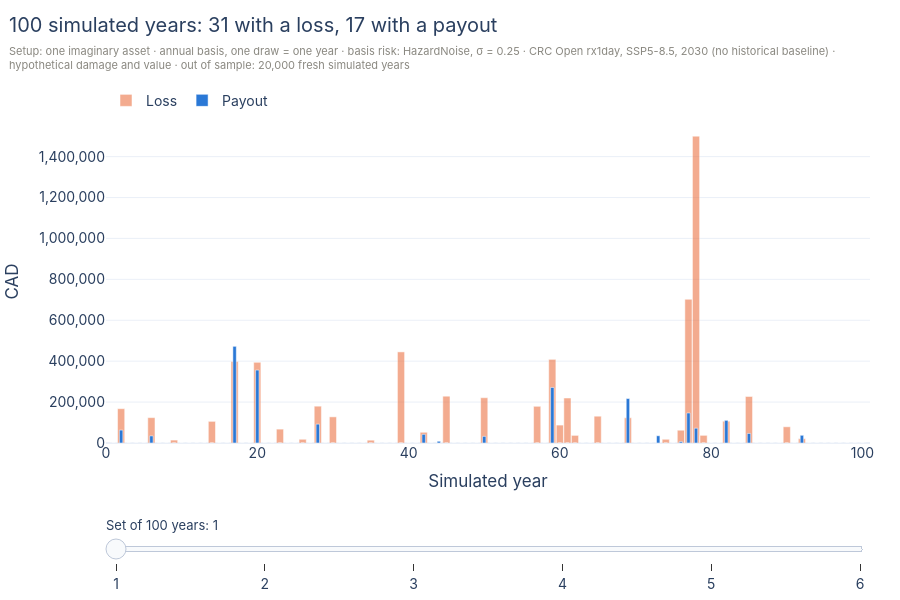

The notebook cell saved with this chart:
### Markdown cell above
> 💡 **Key idea: the contract is a function.** A cover is an **index**, a
> **payout function** and a currency. Here
> `payout = 500,000 × clip((rain − 45) / (75 − 45), 0, 1)`. The module also ships
> step, piecewise-linear and all-or-nothing payouts, and takes your own. The terms
> are just data, so a cover can be saved, hashed and compared exactly
> (`first_cover.to_json()`, `first_cover.definition_hash`).

## 2. How often does it pay?

The brewery pays its premium every year. The payout comes only sometimes. Here
are 100 simulated years, with the loss and the payout of each. Drag the slider to
roll another 100.

### Code cell
first_row = evaluate(first_cover, fresh_years, split="out_of_sample", design_sample=design_years).to_pylist()[0]

CENTURIES = 3 if CI else 6
years_axis = np.arange(1, 101)
fig = go.Figure()
for century in range(CENTURIES):
    start, stop = century * 100, (century + 1) * 100
    fig.add_trace(go.Bar(x=years_axis, y=loss_years[start:stop], name="Loss", marker_color=ORANGE, opacity=0.55,
                         visible=century == 0, width=0.95, hovertemplate="Year %{x}: loss CAD %{y:,.0f}<extra></extra>"))
    fig.add_trace(go.Bar(x=years_axis, y=paid[start:stop], name="Payout", marker_color=BLUE,
                         visible=century == 0, width=0.45, hovertemplate="Year %{x}: payout CAD %{y:,.0f}<extra></extra>"))


def century_title(century):
    start, stop = century * 100, (century + 1) * 100
    return (f"100 simulated years: {(loss_years[start:stop] > 0).sum()} with a loss, "
            f"{(paid[start:stop] > 0).sum()} with a payout")


steps = [dict(method="update", label=str(century + 1),
              args=[{"visible": [trace // 2 == century for trace in range(2 * CENTURIES)]},
                    {"title.text": century_title(century)}])
         for century in range(CENTURIES)]
layout(fig, century_title(0), SETUP, barmode="overlay", bargap=0.2,
       xaxis=dict(title="Simulated year", range=[0, 101]), yaxis=dict(title="CAD", tickformat=",.0f", rangemode="tozero"),
       legend=dict(orientation="h", yanchor="bottom", y=1.01, x=0), height=600, bottom=130,
       sliders=[dict(active=0, currentvalue=dict(prefix="Set of 100 years: ", font=dict(size=13)), pad=dict(t=70), steps=steps)])
fig.show()

print(f"Across all {N_YEARS:,} fresh years: the cover pays in {first_row['payout_frequency']:.1%} of years "
      f"(about 1 in {1 / first_row['payout_frequency']:.0f}), and the brewery has a loss in {(loss_years > 0).mean():.1%} of years.")

### Figure 1 — Plotly figure (JSON) as saved in the notebook; plotly's stock layout.template omitted (floating-point values rounded to 4 significant figures)
{"data": [{"hovertemplate": "Year %{x}: loss CAD %{y:,.0f}<extra></extra>", "marker": {"color": "#eb6834"}, "name": "Loss", "opacity": 0.55, "type": "bar", "visible": true, "width": 0.95, "x": [1, 2, 3, 4, 5, 6, 7, 8, 9, 10, 11, 12, 13, 14, 15, 16, 17, 18, 19, 20, 21, 22, 23, 24, 25, 26, 27, 28, 29, 30, 31, 32, 33, 34, 35, 36, 37, 38, 39, 40, 41, 42, 43, 44, 45, 46, 47, 48, 49, 50, 51, 52, 53, 54, 55, 56, 57, 58, 59, 60, 61, 62, 63, 64, 65, 66, 67, 68, 69, 70, 71, 72, 73, 74, 75, 76, 77, 78, 79, 80, 81, 82, 83, 84, 85, 86, 87, 88, 89, 90, 91, 92, 93, 94, 95, 96, 97, 98, 99, 100], "y": [0.0, 167900.0, 0.0, 0.0, 0.0, 124000.0, 0.0, 0.0, 14340.0, 0.0, 0.0, 0.0, 0.0, 105800.0, 0.0, 0.0, 398700.0, 0.0, 0.0, 394500.0, 0.0, 0.0, 67900.0, 0.0, 0.0, 18240.0, 0.0, 180000.0, 0.0, 127800.0, 0.0, 0.0, 0.0, 0.0, 13780.0, 0.0, 0.0, 0.0, 445400.0, 0.0, 0.0, 52510.0, 0.0, 0.0, 228800.0, 0.0, 0.0, 0.0, 0.0, 221300.0, 0.0, 0.0, 0.0, 0.0, 0.0, 0.0, 179400.0, 0.0, 408900.0, 87570.0, 219900.0, 37180.0, 0.0, 0.0, 131000.0, 0.0, 0.0, 0.0, 123400.0, 0.0, 0.0, 0.0, 0.0, 18190.0, 0.0, 62460.0, 702700.0, 1500000.0, 37470.0, 0.0, 0.0, 106500.0, 0.0, 0.0, 227500.0, 0.0, 0.0, 0.0, 0.0, 79360.0, 0.0, 21090.0, 0.0, 0.0, 0.0, 0.0, 0.0, 0.0, 0.0, 0.0]}, {"hovertemplate": "Year %{x}: payout CAD %{y:,.0f}<extra></extra>", "marker": {"color": "#2a78d6"}, "name": "Payout", "type": "bar", "visible": true, "width": 0.45, "x": [1, 2, 3, 4, 5, 6, 7, 8, 9, 10, 11, 12, 13, 14, 15, 16, 17, 18, 19, 20, 21, 22, 23, 24, 25, 26, 27, 28, 29, 30, 31, 32, 33, 34, 35, 36, 37, 38, 39, 40, 41, 42, 43, 44, 45, 46, 47, 48, 49, 50, 51, 52, 53, 54, 55, 56, 57, 58, 59, 60, 61, 62, 63, 64, 65, 66, 67, 68, 69, 70, 71, 72, 73, 74, 75, 76, 77, 78, 79, 80, 81, 82, 83, 84, 85, 86, 87, 88, 89, 90, 91, 92, 93, 94, 95, 96, 97, 98, 99, 100], "y": [0.0, 63010.0, 0.0, 0.0, 0.0, 34720.0, 0.0, 0.0, 0.0, 0.0, 0.0, 0.0, 0.0, 0.0, 0.0, 0.0, 472600.0, 0.0, 0.0, 356500.0, 0.0, 0.0, 0.0, 0.0, 0.0, 0.0, 0.0, 92150.0, 0.0, 0.0, 0.0, 0.0, 0.0, 0.0, 0.0, 0.0, 0.0, 0.0, 0.0, 0.0, 0.0, 42280.0, 0.0, 8471.0, 0.0, 0.0, 0.0, 0.0, 0.0, 32340.0, 0.0, 0.0, 0.0, 0.0, 0.0, 0.0, 0.0, 0.0, 271400.0, 0.0, 0.0, 0.0, 0.0, 0.0, 0.0, 0.0, 0.0, 0.0, 217300.0, 0.0, 0.0, 0.0, 35290.0, 0.0, 0.0, 6588.0, 146600.0, 72150.0, 0.0, 0.0, 0.0, 110700.0, 0.0, 0.0, 46610.0, 0.0, 0.0, 0.0, 0.0, 0.0, 0.0, 37650.0, 0.0, 0.0, 0.0, 0.0, 0.0, 0.0, 0.0, 0.0]}, {"hovertemplate": "Year %{x}: loss CAD %{y:,.0f}<extra></extra>", "marker": {"color": "#eb6834"}, "name": "Loss", "opacity": 0.55, "type": "bar", "visible": false, "width": 0.95, "x": [1, 2, 3, 4, 5, 6, 7, 8, 9, 10, 11, 12, 13, 14, 15, 16, 17, 18, 19, 20, 21, 22, 23, 24, 25, 26, 27, 28, 29, 30, 31, 32, 33, 34, 35, 36, 37, 38, 39, 40, 41, 42, 43, 44, 45, 46, 47, 48, 49, 50, 51, 52, 53, 54, 55, 56, 57, 58, 59, 60, 61, 62, 63, 64, 65, 66, 67, 68, 69, 70, 71, 72, 73, 74, 75, 76, 77, 78, 79, 80, 81, 82, 83, 84, 85, 86, 87, 88, 89, 90, 91, 92, 93, 94, 95, 96, 97, 98, 99, 100], "y": [152000.0, 0.0, 0.0, 0.0, 59810.0, 0.0, 0.0, 0.0, 0.0, 0.0, 0.0, 99220.0, 0.0, 303900.0, 0.0, 0.0, 0.0, 0.0, 0.0, 42000.0, 0.0, 0.0, 34650.0, 0.0, 0.0, 0.0, 0.0, 0.0, 0.0, 0.0, 32690.0, 0.0, 0.0, 0.0, 488000.0, 0.0, 100800.0, 0.0, 0.0, 38460.0, 0.0, 0.0, 37770.0, 0.0, 0.0, 311400.0, 0.0, 17710.0, 0.0, 258200.0, 0.0, 0.0, 0.0, 0.0, 0.0, 26180.0, 0.0, 0.0, 0.0, 0.0, 0.0, 46030.0, 361800.0, 0.0, 128200.0, 0.0, 10540.0, 85860.0, 0.0, 560700.0, 0.0, 56070.0, 0.0, 0.0, 0.0, 0.0, 82550.0, 115000.0, 0.0, 0.0, 441400.0, 178300.0, 0.0, 62400.0, 207700.0, 0.0, 0.0, 0.0, 0.0, 0.0, 0.0, 0.0, 0.0, 0.0, 0.0, 0.0, 0.0, 0.0, 772800.0, 3894.0]}, {"hovertemplate": "Year %{x}: payout CAD %{y:,.0f}<extra></extra>", "marker": {"color": "#2a78d6"}, "name": "Payout", "type": "bar", "visible": false, "width": 0.45, "x": [1, 2, 3, 4, 5, 6, 7, 8, 9, 10, 11, 12, 13, 14, 15, 16, 17, 18, 19, 20, 21, 22, 23, 24, 25, 26, 27, 28, 29, 30, 31, 32, 33, 34, 35, 36, 37, 38, 39, 40, 41, 42, 43, 44, 45, 46, 47, 48, 49, 50, 51, 52, 53, 54, 55, 56, 57, 58, 59, 60, 61, 62, 63, 64, 65, 66, 67, 68, 69, 70, 71, 72, 73, 74, 75, 76, 77, 78, 79, 80, 81, 82, 83, 84, 85, 86, 87, 88, 89, 90, 91, 92, 93, 94, 95, 96, 97, 98, 99, 100], "y": [214500.0, 0.0, 0.0, 0.0, 33920.0, 0.0, 0.0, 0.0, 0.0, 0.0, 0.0, 79750.0, 0.0, 121400.0, 0.0, 0.0, 0.0, 0.0, 0.0, 0.0, 0.0, 0.0, 0.0, 0.0, 0.0, 0.0, 0.0, 0.0, 0.0, 0.0, 154500.0, 0.0, 0.0, 0.0, 164800.0, 0.0, 281900.0, 0.0, 0.0, 62130.0, 0.0, 0.0, 0.0, 39850.0, 0.0, 101500.0, 0.0, 0.0, 0.0, 161800.0, 0.0, 0.0, 0.0, 0.0, 0.0, 233400.0, 0.0, 0.0, 0.0, 0.0, 0.0, 89410.0, 2228.0, 0.0, 0.0, 0.0, 0.0, 0.0, 0.0, 193200.0, 0.0, 0.0, 0.0, 0.0, 0.0, 0.0, 0.0, 0.0, 0.0, 0.0, 86100.0, 0.0, 39290.0, 0.0, 89680.0, 0.0, 0.0, 0.0, 0.0, 0.0, 0.0, 0.0, 0.0, 0.0, 0.0, 0.0, 0.0, 0.0, 131600.0, 0.0]}, {"hovertemplate": "Year %{x}: loss CAD %{y:,.0f}<extra></extra>", "marker": {"color": "#eb6834"}, "name": "Loss", "opacity": 0.55, "type": "bar", "visible": false, "width": 0.95, "x": [1, 2, 3, 4, 5, 6, 7, 8, 9, 10, 11, 12, 13, 14, 15, 16, 17, 18, 19, 20, 21, 22, 23, 24, 25, 26, 27, 28, 29, 30, 31, 32, 33, 34, 35, 36, 37, 38, 39, 40, 41, 42, 43, 44, 45, 46, 47, 48, 49, 50, 51, 52, 53, 54, 55, 56, 57, 58, 59, 60, 61, 62, 63, 64, 65, 66, 67, 68, 69, 70, 71, 72, 73, 74, 75, 76, 77, 78, 79, 80, 81, 82, 83, 84, 85, 86, 87, 88, 89, 90, 91, 92, 93, 94, 95, 96, 97, 98, 99, 100], "y": [0.0, 0.0, 0.0, 0.0, 0.0, 0.0, 0.0, 283000.0, 287200.0, 0.0, 0.0, 0.0, 0.0, 0.0, 11360.0, 0.0, 61970.0, 27100.0, 0.0, 141000.0, 256400.0, 0.0, 0.0, 74380.0, 0.0, 0.0, 0.0, 334100.0, 259800.0, 0.0, 0.0, 0.0, 47100.0, 378700.0, 0.0, 0.0, 323500.0, 0.0, 0.0, 85130.0, 0.0, 180300.0, 0.0, 0.0, 0.0, 94600.0, 0.0, 0.0, 70840.0, 0.0, 0.0, 0.0, 0.0, 0.0, 0.0, 92050.0, 0.0, 0.0, 0.0, 44590.0, 0.0, 0.0, 0.0, 0.0, 0.0, 0.0, 33550.0, 0.0, 0.0, 0.0, 0.0, 0.0, 0.0, 8640.0, 0.0, 0.0, 0.0, 0.0, 0.0, 94630.0, 0.0, 0.0, 0.0, 0.0, 1172.0, 0.0, 0.0, 383.6, 0.0, 8449.0, 0.0, 0.0, 0.0, 0.0, 0.0, 711200.0, 0.0, 0.0, 0.0, 0.0]}, {"hovertemplate": "Year %{x}: payout CAD %{y:,.0f}<extra></extra>", "marker": {"color": "#2a78d6"}, "name": "Payout", "type": "bar", "visible": false, "width": 0.45, "x": [1, 2, 3, 4, 5, 6, 7, 8, 9, 10, 11, 12, 13, 14, 15, 16, 17, 18, 19, 20, 21, 22, 23, 24, 25, 26, 27, 28, 29, 30, 31, 32, 33, 34, 35, 36, 37, 38, 39, 40, 41, 42, 43, 44, 45, 46, 47, 48, 49, 50, 51, 52, 53, 54, 55, 56, 57, 58, 59, 60, 61, 62, 63, 64, 65, 66, 67, 68, 69, 70, 71, 72, 73, 74, 75, 76, 77, 78, 79, 80, 81, 82, 83, 84, 85, 86, 87, 88, 89, 90, 91, 92, 93, 94, 95, 96, 97, 98, 99, 100], "y": [0.0, 0.0, 0.0, 0.0, 0.0, 0.0, 0.0, 189000.0, 14860.0, 0.0, 0.0, 0.0, 0.0, 0.0, 0.0, 0.0, 23480.0, 0.0, 0.0, 0.0, 44930.0, 0.0, 0.0, 0.0, 0.0, 0.0, 0.0, 0.0, 0.0, 0.0, 0.0, 0.0, 28050.0, 57490.0, 0.0, 0.0, 0.0, 0.0, 0.0, 146300.0, 0.0, 0.0, 0.0, 0.0, 0.0, 0.0, 0.0, 0.0, 0.0, 0.0, 0.0, 0.0, 0.0, 0.0, 0.0, 0.0, 0.0, 0.0, 0.0, 0.0, 0.0, 0.0, 0.0, 0.0, 0.0, 0.0, 75680.0, 0.0, 0.0, 0.0, 0.0, 0.0, 0.0, 46450.0, 0.0, 0.0, 0.0, 0.0, 0.0, 0.0, 0.0, 0.0, 0.0, 0.0, 0.0, 0.0, 0.0, 0.0, 0.0, 62190.0, 0.0, 0.0, 0.0, 0.0, 0.0, 500000.0, 133400.0, 4751.0, 0.0, 0.0]}, {"hovertemplate": "Year %{x}: loss CAD %{y:,.0f}<extra></extra>", "marker": {"color": "#eb6834"}, "name": "Loss", "opacity": 0.55, "type": "bar", "visible": false, "width": 0.95, "x": [1, 2, 3, 4, 5, 6, 7, 8, 9, 10, 11, 12, 13, 14, 15, 16, 17, 18, 19, 20, 21, 22, 23, 24, 25, 26, 27, 28, 29, 30, 31, 32, 33, 34, 35, 36, 37, 38, 39, 40, 41, 42, 43, 44, 45, 46, 47, 48, 49, 50, 51, 52, 53, 54, 55, 56, 57, 58, 59, 60, 61, 62, 63, 64, 65, 66, 67, 68, 69, 70, 71, 72, 73, 74, 75, 76, 77, 78, 79, 80, 81, 82, 83, 84, 85, 86, 87, 88, 89, 90, 91, 92, 93, 94, 95, 96, 97, 98, 99, 100], "y": [498400.0, 0.0, 180100.0, 2098.0, 243300.0, 0.0, 0.0, 13000.0, 0.0, 0.0, 0.0, 37480.0, 27560.0, 7025.0, 0.0, 13130.0, 175700.0, 0.0, 0.0, 0.0, 1299000.0, 0.0, 0.0, 0.0, 0.0, 0.0, 0.0, 223500.0, 0.0, 0.0, 0.0, 32460.0, 0.0, 0.0, 30520.0, 0.0, 0.0, 0.0, 0.0, 0.0, 185800.0, 0.0, 0.0, 1731.0, 0.0, 500000.0, 243100.0, 0.0, 0.0, 0.0, 33040.0, 0.0, 0.0, 34930.0, 0.0, 0.0, 0.0, 0.0, 0.0, 0.0, 0.0, 0.0, 0.0, 0.0, 0.0, 71460.0, 0.0, 0.0, 93250.0, 0.0, 0.0, 0.0, 908200.0, 324200.0, 0.0, 129300.0, 0.0, 0.0, 20310.0, 424800.0, 0.0, 0.0, 0.0, 0.0, 0.0, 0.0, 0.0, 0.0, 311100.0, 0.0, 78200.0, 56330.0, 312000.0, 25920.0, 0.0, 0.0, 26310.0, 0.0, 251400.0, 0.0]}, {"hovertemplate": "Year %{x}: payout CAD %{y:,.0f}<extra></extra>", "marker": {"color": "#2a78d6"}, "name": "Payout", "type": "bar", "visible": false, "width": 0.45, "x": [1, 2, 3, 4, 5, 6, 7, 8, 9, 10, 11, 12, 13, 14, 15, 16, 17, 18, 19, 20, 21, 22, 23, 24, 25, 26, 27, 28, 29, 30, 31, 32, 33, 34, 35, 36, 37, 38, 39, 40, 41, 42, 43, 44, 45, 46, 47, 48, 49, 50, 51, 52, 53, 54, 55, 56, 57, 58, 59, 60, 61, 62, 63, 64, 65, 66, 67, 68, 69, 70, 71, 72, 73, 74, 75, 76, 77, 78, 79, 80, 81, 82, 83, 84, 85, 86, 87, 88, 89, 90, 91, 92, 93, 94, 95, 96, 97, 98, 99, 100], "y": [0.0, 0.0, 0.0, 0.0, 0.0, 0.0, 0.0, 0.0, 0.0, 5909.0, 0.0, 0.0, 0.0, 0.0, 0.0, 0.0, 95920.0, 0.0, 0.0, 0.0, 414500.0, 0.0, 0.0, 0.0, 97780.0, 0.0, 0.0, 344300.0, 0.0, 0.0, 0.0, 0.0, 0.0, 0.0, 87770.0, 0.0, 0.0, 0.0, 0.0, 0.0, 0.0, 0.0, 0.0, 0.0, 0.0, 468700.0, 52190.0, 90780.0, 0.0, 0.0, 0.0, 0.0, 0.0, 0.0, 0.0, 0.0, 21150.0, 0.0, 0.0, 0.0, 0.0, 0.0, 0.0, 0.0, 0.0, 0.0, 0.0, 0.0, 34600.0, 0.0, 0.0, 0.0, 276700.0, 138800.0, 0.0, 226000.0, 0.0, 0.0, 0.0, 88600.0, 0.0, 0.0, 0.0, 0.0, 0.0, 0.0, 42880.0, 0.0, 0.0, 0.0, 0.0, 10810.0, 0.0, 0.0, 0.0, 0.0, 0.0, 0.0, 95900.0, 0.0]}, {"hovertemplate": "Year %{x}: loss CAD %{y:,.0f}<extra></extra>", "marker": {"color": "#eb6834"}, "name": "Loss", "opacity": 0.55, "type": "bar", "visible": false, "width": 0.95, "x": [1, 2, 3, 4, 5, 6, 7, 8, 9, 10, 11, 12, 13, 14, 15, 16, 17, 18, 19, 20, 21, 22, 23, 24, 25, 26, 27, 28, 29, 30, 31, 32, 33, 34, 35, 36, 37, 38, 39, 40, 41, 42, 43, 44, 45, 46, 47, 48, 49, 50, 51, 52, 53, 54, 55, 56, 57, 58, 59, 60, 61, 62, 63, 64, 65, 66, 67, 68, 69, 70, 71, 72, 73, 74, 75, 76, 77, 78, 79, 80, 81, 82, 83, 84, 85, 86, 87, 88, 89, 90, 91, 92, 93, 94, 95, 96, 97, 98, 99, 100], "y": [0.0, 124800.0, 0.0, 66420.0, 0.0, 0.0, 0.0, 0.0, 0.0, 0.0, 0.0, 90830.0, 395300.0, 0.0, 0.0, 0.0, 12300.0, 0.0, 31760.0, 118100.0, 0.0, 0.0, 0.0, 66680.0, 0.0, 383400.0, 0.0, 0.0, 0.0, 0.0, 0.0, 0.0, 0.0, 0.0, 8382.0, 0.0, 0.0, 0.0, 0.0, 0.0, 46290.0, 0.0, 0.0, 22660.0, 0.0, 41710.0, 0.0, 173300.0, 0.0, 183600.0, 0.0, 0.0, 39770.0, 0.0, 0.0, 0.0, 65940.0, 0.0, 0.0, 0.0, 0.0, 0.0, 0.0, 0.0, 0.0, 0.0, 0.0, 225300.0, 0.0, 0.0, 0.0, 0.0, 0.0, 337200.0, 0.0, 248300.0, 0.0, 0.0, 0.0, 0.0, 0.0, 0.0, 0.0, 496400.0, 0.0, 0.0, 0.0, 0.0, 0.0, 0.0, 0.0, 0.0, 34400.0, 87640.0, 79890.0, 0.0, 75980.0, 0.0, 129400.0, 0.0]}, {"hovertemplate": "Year %{x}: payout CAD %{y:,.0f}<extra></extra>", "marker": {"color": "#2a78d6"}, "name": "Payout", "type": "bar", "visible": false, "width": 0.45, "x": [1, 2, 3, 4, 5, 6, 7, 8, 9, 10, 11, 12, 13, 14, 15, 16, 17, 18, 19, 20, 21, 22, 23, 24, 25, 26, 27, 28, 29, 30, 31, 32, 33, 34, 35, 36, 37, 38, 39, 40, 41, 42, 43, 44, 45, 46, 47, 48, 49, 50, 51, 52, 53, 54, 55, 56, 57, 58, 59, 60, 61, 62, 63, 64, 65, 66, 67, 68, 69, 70, 71, 72, 73, 74, 75, 76, 77, 78, 79, 80, 81, 82, 83, 84, 85, 86, 87, 88, 89, 90, 91, 92, 93, 94, 95, 96, 97, 98, 99, 100], "y": [0.0, 128000.0, 0.0, 0.0, 0.0, 207900.0, 0.0, 0.0, 0.0, 0.0, 0.0, 0.0, 160800.0, 0.0, 0.0, 0.0, 0.0, 0.0, 0.0, 0.0, 0.0, 0.0, 0.0, 0.0, 0.0, 183400.0, 0.0, 0.0, 0.0, 0.0, 0.0, 0.0, 0.0, 0.0, 118800.0, 0.0, 0.0, 0.0, 0.0, 0.0, 0.0, 0.0, 0.0, 40420.0, 0.0, 0.0, 0.0, 0.0, 0.0, 0.0, 0.0, 0.0, 0.0, 0.0, 0.0, 0.0, 0.0, 0.0, 0.0, 0.0, 0.0, 0.0, 0.0, 0.0, 0.0, 0.0, 6277.0, 0.0, 0.0, 0.0, 0.0, 0.0, 21010.0, 0.0, 0.0, 0.0, 0.0, 0.0, 0.0, 0.0, 0.0, 0.0, 0.0, 500000.0, 0.0, 0.0, 0.0, 0.0, 153900.0, 52650.0, 0.0, 0.0, 47010.0, 0.0, 0.0, 0.0, 27310.0, 0.0, 0.0, 0.0]}, {"hovertemplate": "Year %{x}: loss CAD %{y:,.0f}<extra></extra>", "marker": {"color": "#eb6834"}, "name": "Loss", "opacity": 0.55, "type": "bar", "visible": false, "width": 0.95, "x": [1, 2, 3, 4, 5, 6, 7, 8, 9, 10, 11, 12, 13, 14, 15, 16, 17, 18, 19, 20, 21, 22, 23, 24, 25, 26, 27, 28, 29, 30, 31, 32, 33, 34, 35, 36, 37, 38, 39, 40, 41, 42, 43, 44, 45, 46, 47, 48, 49, 50, 51, 52, 53, 54, 55, 56, 57, 58, 59, 60, 61, 62, 63, 64, 65, 66, 67, 68, 69, 70, 71, 72, 73, 74, 75, 76, 77, 78, 79, 80, 81, 82, 83, 84, 85, 86, 87, 88, 89, 90, 91, 92, 93, 94, 95, 96, 97, 98, 99, 100], "y": [0.0, 45570.0, 63080.0, 0.0, 18330.0, 0.0, 0.0, 0.0, 0.0, 0.0, 90170.0, 0.0, 0.0, 0.0, 87300.0, 0.0, 0.0, 75740.0, 0.0, 0.0, 0.0, 0.0, 0.0, 0.0, 0.0, 238600.0, 0.0, 417000.0, 0.0, 0.0, 0.0, 0.0, 95090.0, 63.9, 0.0, 79930.0, 0.0, 0.0, 0.0, 0.0, 238800.0, 92950.0, 0.0, 0.0, 0.0, 0.0, 0.0, 0.0, 0.0, 0.0, 0.0, 0.0, 0.0, 0.0, 0.0, 0.0, 370000.0, 0.0, 0.0, 0.0, 0.0, 0.0, 0.0, 0.0, 0.0, 50340.0, 0.0, 0.0, 47000.0, 0.0, 165500.0, 0.0, 54240.0, 396900.0, 0.0, 0.0, 157200.0, 66800.0, 25770.0, 36320.0, 0.0, 51800.0, 0.0, 20970.0, 0.0, 0.0, 99300.0, 914200.0, 4146.0, 0.0, 75060.0, 207500.0, 185100.0, 0.0, 0.0, 0.0, 0.0, 58570.0, 51430.0, 0.0]}, {"hovertemplate": "Year %{x}: payout CAD %{y:,.0f}<extra></extra>", "marker": {"color": "#2a78d6"}, "name": "Payout", "type": "bar", "visible": false, "width": 0.45, "x": [1, 2, 3, 4, 5, 6, 7, 8, 9, 10, 11, 12, 13, 14, 15, 16, 17, 18, 19, 20, 21, 22, 23, 24, 25, 26, 27, 28, 29, 30, 31, 32, 33, 34, 35, 36, 37, 38, 39, 40, 41, 42, 43, 44, 45, 46, 47, 48, 49, 50, 51, 52, 53, 54, 55, 56, 57, 58, 59, 60, 61, 62, 63, 64, 65, 66, 67, 68, 69, 70, 71, 72, 73, 74, 75, 76, 77, 78, 79, 80, 81, 82, 83, 84, 85, 86, 87, 88, 89, 90, 91, 92, 93, 94, 95, 96, 97, 98, 99, 100], "y": [0.0, 0.0, 0.0, 0.0, 0.0, 0.0, 0.0, 0.0, 0.0, 0.0, 0.0, 0.0, 0.0, 0.0, 0.0, 0.0, 0.0, 0.0, 0.0, 0.0, 0.0, 0.0, 0.0, 0.0, 0.0, 0.0, 0.0, 195600.0, 0.0, 0.0, 0.0, 0.0, 0.0, 0.0, 0.0, 0.0, 0.0, 0.0, 0.0, 0.0, 102300.0, 0.0, 0.0, 0.0, 0.0, 0.0, 0.0, 0.0, 0.0, 0.0, 0.0, 0.0, 0.0, 0.0, 0.0, 0.0, 194500.0, 0.0, 0.0, 0.0, 0.0, 0.0, 0.0, 0.0, 0.0, 0.0, 0.0, 0.0, 0.0, 0.0, 0.0, 0.0, 103400.0, 58180.0, 0.0, 0.0, 0.0, 0.0, 0.0, 0.0, 168500.0, 49150.0, 0.0, 0.0, 0.0, 0.0, 88820.0, 366800.0, 0.0, 0.0, 0.0, 0.0, 165900.0, 0.0, 0.0, 0.0, 0.0, 0.0, 0.0, 0.0]}], "layout": {"bargap": 0.2, "barmode": "overlay", "font": {"family": "Inter, Helvetica, Arial, sans-serif", "size": 14}, "height": 600, "hoverlabel": {"font": {"size": 13}}, "legend": {"orientation": "h", "x": 0, "y": 1.01, "yanchor": "bottom"}, "margin": {"b": 130, "l": 75, "r": 30, "t": 120}, "sliders": [{"active": 0, "currentvalue": {"font": {"size": 13}, "prefix": "Set of 100 years: "}, "pad": {"t": 70}, "steps": [{"args": [{"visible": [true, true, false, false, false, false, false, false, false, false, false, false]}, {"title.text": "100 simulated years: 31 with a loss, 17 with a payout"}], "label": "1", "method": "update"}, {"args": [{"visible": [false, false, true, true, false, false, false, false, false, false, false, false]}, {"title.text": "100 simulated years: 30 with a loss, 19 with a payout"}], "label": "2", "method": "update"}, {"args": [{"visible": [false, false, false, false, true, true, false, false, false, false, false, false]}, {"title.text": "100 simulated years: 26 with a loss, 13 with a payout"}], "label": "3", "method": "update"}, {"args": [{"visible": [false, false, false, false, false, false, true, true, false, false, false, false]}, {"title.text": "100 simulated years: 34 with a loss, 18 with a payout"}], "label": "4", "method": "update"}, {"args": [{"visible": [false, false, false, false, false, false, false, false, true, true, false, false]}, {"title.text": "100 simulated years: 26 with a loss, 13 with a payout"}], "label": "5", "method": "update"}, {"args": [{"visible": [false, false, false, false, false, false, false, false, false, false, true, true]}, {"title.text": "100 simulated years: 33 with a loss, 10 with a payout"}], "label": "6", "method": "update"}]}], "title": {"subtitle": {"font": {"color": "#8a8880", "size": 11}, "text": "Setup: one imaginary asset · annual basis, one draw = one year · basis risk: HazardNoise, σ = 0.25 · CRC Open rx1day, SSP5-8.5, 2030 (no historical baseline) ·<br>hypothetical damage and value · out of sample: 20,000 fresh simulated years"}, "text": "100 simulated years: 31 with a loss, 17 with a payout", "x": 0.01, "y": 0.97, "yanchor": "top"}, "xaxis": {"range": [0, 101], "title": {"text": "Simulated year"}}, "yaxis": {"rangemode": "tozero", "tickformat": ",.0f", "title": {"text": "CAD"}}}}
